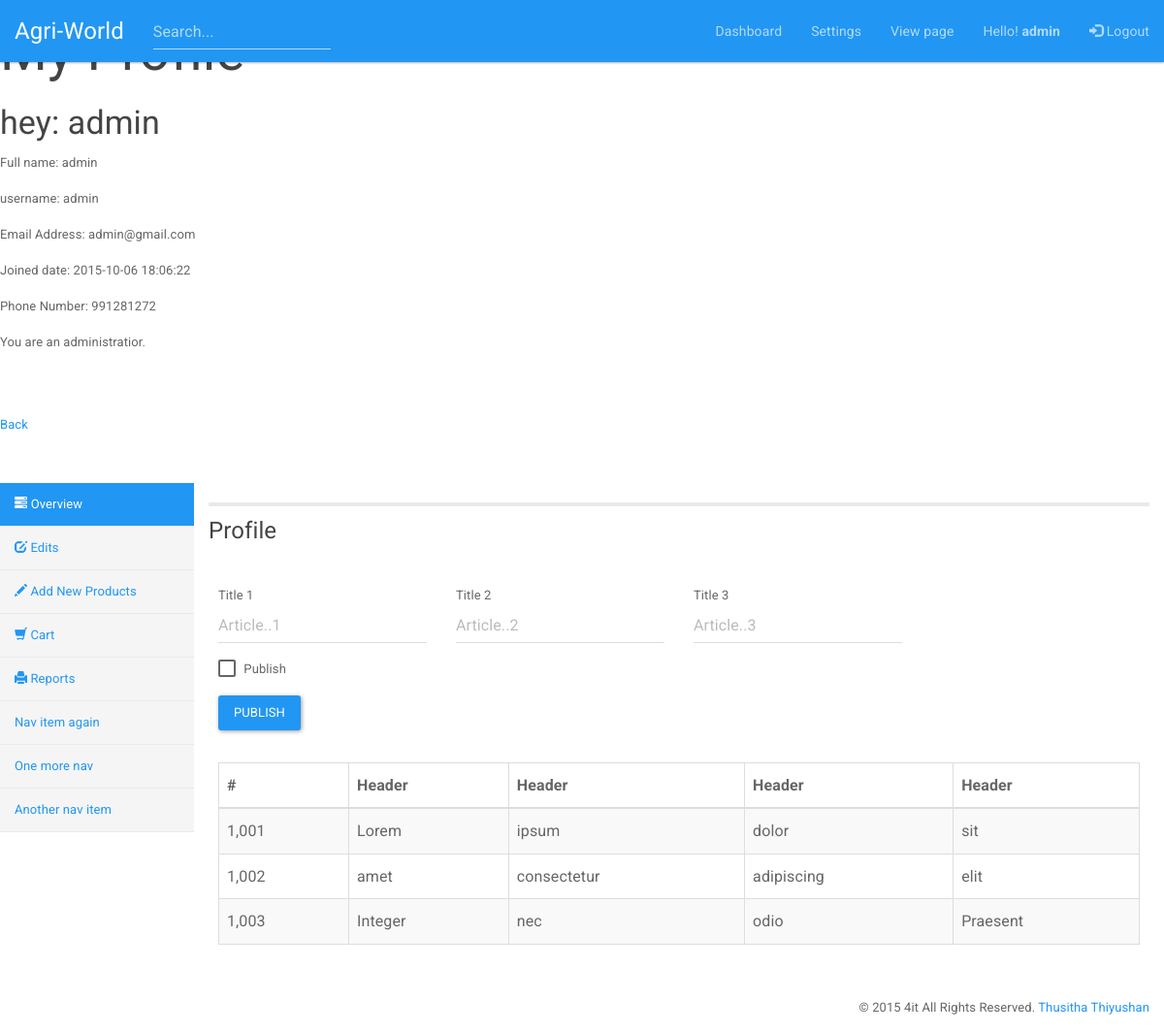
Page /profile.php?user=admin (signed in) on the committed database.
### tables this page shows
CREATE TABLE IF NOT EXISTS `users` (
  `id` int(11) NOT NULL,
  `username` varchar(20) NOT NULL,
  `password` varchar(64) NOT NULL,
  `salt` varchar(32) NOT NULL,
  `email` varchar(25) NOT NULL,
  `name` varchar(50) NOT NULL,
  `nic` varchar(10) NOT NULL,
  `joined` datetime NOT NULL,
  `gender` varchar(10) NOT NULL,
  `phone` int(11) NOT NULL,
  `groups` int(11) NOT NULL,
  `user_approved` text NOT NULL,
  `is_admin` int(11) NOT NULL
);

### classes/Config.php (called while the page is built)
<?php
class Config {
    public static function get($path = null){
        if(isset($path)){
            $config = $GLOBALS['config'];
            $path = explode('/', $path);
            foreach($path as $bit){
                if(isset($config[$bit])){
                    $config = $config[$bit];
                }
            }
            return $config;
        }
        return false;
    }
}

### classes/DB.php (called while the page is built, shortened)
<?php
class DB {
    private static $_instance = null;
    private     $_pdo,
                $_query,
                $_error = false,
                $_results,
                $_count = 0;
    public function __construct(){
        try{
            $this->_pdo = new PDO('mysql:host='.Config::get('mysql/host').';dbname='.Config::get('mysql/db'), Config::get('mysql/username') , Config::get('mysql/password'));
        }catch(PDOException $e){
            die($e->getMessage());
        }
    }
    public static function getInstance(){
        if(!isset(self::$_instance)){
            self::$_instance = new DB();
        }
        return self::$_instance;
    }
    public function query($sql, $params = array()){
        $this->_error = false;
        if($this->_query = $this->_pdo->prepare($sql)){
            $x = 1;
            if(count($params)){
                foreach($params as $param){
                    $this->_query->bindValue($x, $param);
                    $x++;
                }
            }
            if($this->_query->execute()){
                $this->_results = $this->_query->fetchAll(PDO::FETCH_OBJ);
                $this->_count = $this->_query->rowCount();
            }else{
                $this->_error = true;
            }
        }
        return $this;
    }
    private function action($action, $table, $where = array()){
        if(count($where) === 3){
            $operators = array('=', '>', '<', '>=', '<=');
            $field      = $where[0];
            $operator   = $where[1];
            $value      = $where[2];
            if(in_array($operator, $operators)){
                $sql = "{$action} FROM {$table} WHERE {$field} {$operator} ?";
                if(!$this->query($sql, array($value))->error()){
                    return $this;
                }
            }
        }else {
            $sql = "{$action} FROM {$table}";
            if(!$this->query($sql)->error()) {
                return $this;
            }
        }
        return false;
    }
    public function get($table, $where){
        return $this->action('SELECT *', $table, $where);
    }
    public function error(){
        return $this->_error;
    }
    public function count(){
        return $this->_count;
    }
    public function results(){
        return $this->_results;
    }
    public function first(){
        return $this->results()[0];
    }
}

### classes/User.php (called while the page is built, shortened)
<?php
class User {
    private $_db,
            $_data,
            $_sessionName,
            $_cookieName,
            $_loggedIn = false;
    public function __construct($user = null){
        $this->_db = DB::getInstance();
        $this->_sessionName = Config::get('session/session_name');
        if(!$user){
            if(Session::exists($this->_sessionName)){
                $user = Session::get($this->_sessionName);
                if($this->find($user)){
                    $this->_loggedIn = true;
                }else{
                }
            }
        }else{
            $this->find($user);
        }
    }
    public function find($user = null){
        if($user){
            $field = (is_numeric($user)) ? 'id' : 'username';
            $data = $this->_db->get('users', array($field, '=', $user));
            if($data->count()){
                $this->_data = $data->first();
                return true;
            }
        }
        return false;
    }
    public function data(){
        return $this->_data;
    }
    public function isLoggedIn(){
        return $this->_loggedIn;
    }
    public function exists(){
        return (!empty($this->_data)) ? true : false;
    }
    public function hasPermission($key){
        $group = $this->_db->get('groups', array('id', '=', $this->data()->groups));
        if($group->count()){
            $permissions = json_decode($group->first()->permissions, true);
            if(isset($permissions[$key])){
                if($permissions[$key] == 1){
                    return true;
                }
            }
        }
        return false;
    }
}

### classes/Session.php (called while the page is built, shortened)
<?php
class Session {
    public static function exists($name){
        return (isset($_SESSION[$name]))? true: false;
    }
    public static function get($name){
        return $_SESSION[$name];
    }
}

### classes/Input.php (called while the page is built, shortened)
<?php
class Input {
    public static function get($item){
        if(isset($_POST[$item])){
            return $_POST[$item];
        }elseif(isset($_GET[$item])){
            return $_GET[$item];
        }
        return '';
    }
}

### functions/sanitize.php (called while the page is built)
<?php
function escape($string){
    return htmlentities($string, ENT_QUOTES, 'UTF-8');
}

### profile.php (the view, shortened to what this page needs)
<?php
$user = new User();
if($user->isLoggedIn()){
if(!$username = Input::get('user')){
    Redirect::to('index.php');
}else{
    $user = new User($username);
    if(!$user->exists()){
        Redirect::to(404);
    }else{
        $data = $user->data();
    }
    ?>
<h1>My Profile</h1>
    <h3><?php echo 'hey: '.escape($data->username);?></h3>
    <p>Full name: <?php echo escape($data->name);?></p>
    <p>username: <?php echo escape($data->username);?></p>
    <p>Email Address: <?php echo escape($data->email);?></p>
    <p>Joined date: <?php echo escape($data->joined);?></p>
    <p>Phone Number: <?php echo escape($data->phone);?></p>
   <?php
   if($user->hasPermission('admin')){
        echo '<p>You are an administratior.</p> </br>';
    }else{
        echo 'you are an standed user';
    }
    ?>
    <?php
}
}
?>
<a href="index.php">Back</a>
<?php
$user = new User();
if($user->isLoggedIn()){
?>
<!DOCTYPE html>
<html>
  <head>
    <link rel="stylesheet" href="css/styles.css" />
    <link rel="stylesheet" href="css/bootstrap.min.css" />
    <link href="css/font-awesome.min.css" rel="stylesheet" />
  </head>
  <body >
    <nav class="navbar navbar-inverse navbar-fixed-top" role="navigation">
      <div class="container-fluid">
        <div class="navbar-header">
          <a class="navbar-brand" href="index.php">Agri-World</a>
        </div>
        <div class="navbar-collapse">
          <ul class="nav navbar-nav navbar-right">
            <li><a href="#">Dashboard</a></li>
            <li><a href="#">Settings</a></li>
            <li><a href="index.php">View page</a></li>
            <li><a href="profile.php?user=<?php echo escape($user->data()->username);?>">Hello! <b><?php echo escape($user->data()->username);?></b></a></li>
            <li><a href="logout.php">
              <span class="glyphicon glyphicon-log-in"></span>
              Logout
            </a></li>
          </ul>
          <form class="navbar-form navbar-left">
            <input type="text" class="form-control" placeholder="Search...">
          </form>
        </div>
      </div>
</nav>
<br><br>
<div class="container-fluid">
      <br>
      <div class="row row-offcanvas row-offcanvas-left">
         <div class="col-sm-3 col-md-2 sidebar-offcanvas" id="sidebar" role="navigation">
            <ul id="side-bar" class="nav nav-sidebar">
              <li class="active"><a href="#">
                <span class="glyphicon glyphicon-tasks"></span>
                Overview
              </a></li>
              <li><a href="#">
                <span class="glyphicon glyphicon-edit"></span>
                Edits
              </a></li>
              <li><a href="#">
                <span class="glyphicon glyphicon-pencil"></span>
                Add New Products
              </a></li>
              <li><a href="#">
                <span class="glyphicon glyphicon-shopping-cart"></span>
                Cart
              </a></li>
              <li><a href="#">
                <span class="glyphicon glyphicon-print"></span>
                Reports
              </a></li>
            </ul>
            <ul class="nav nav-sidebar">
              <li><a href="">Nav item again</a></li>
              <li><a href="">One more nav</a></li>
              <li><a href="">Another nav item</a></li>
            </ul>
        </div>
        <div class="col-sm-9 col-md-10 main">
            <header>
              <h4 class="page_title">Profile</h4>
            </header>
         <?php if($user->hasPermission('admin')){?>
            <div class="content-inner">
              <div class="form-wrapper">
            </div>
          </div>
      <?php }?>
            <div class="content-inner">
              <div class="form-wrapper">
                <form>
                  <div class="row form-group">
                    <div class="col-md-3">
                      <span class="">Title 1</span>
                      <input type="text" class="form-control" id="titles" placeholder="Article..1">
                    </div>
                    <div class="col-md-3">
                      <span class="">Title 2</span>
                      <input type="text" class="form-control" id="titles" placeholder="Article..2">
                    </div>
                    <div class="col-md-3">
                      <span class="">Title 3</span>
                      <input type="text" class="form-control" id="titles" placeholder="Article..3">
                    </div>
                  </div>
                  <div class="form-group">
                    <div class="checkbox">
                    <label>
                      <input type="checkbox"> Publish
                    </label>
                  </div>
                  </div>
                   <div class="clearfix">
                    <button type="submit" class="btn btn-primary">Publish</button>
                   </div>
                </form>
              </div>
          <div class="form-wrapper">
            <div class="table-responsive">
              <table class="table table-striped table-bordered">
                <thead>
                  <tr>
                    <th>#</th>
                    <th>Header</th>
                    <th>Header</th>
                    <th>Header</th>
                    <th>Header</th>
                  </tr>
                </thead>
                <tbody>
                  <tr>
                    <td>1,001</td>
                    <td>Lorem</td>
                    <td>ipsum</td>
                    <td>dolor</td>
                    <td>sit</td>
                  </tr>
                  <tr>
                    <td>1,002</td>
                    <td>amet</td>
                    <td>consectetur</td>
                    <td>adipiscing</td>
                    <td>elit</td>
                  </tr>
                  <tr>
                    <td>1,003</td>
                    <td>Integer</td>
                    <td>nec</td>
                    <td>odio</td>
                    <td>Praesent</td>
                  </tr>
                </tbody>
              </table>
            </div>
          </div>
            </div>
      </div>
    </div>
</div>
<div class="footer-bottom-area">
  <div class="container">
            <div class="row">
                <div class="pull-right">
                    <div class="copyright">
                        <p>&copy; 2015 4it All Rights Reserved. <a href="http://www.freshdesignweb.com" target="_blank">Thusitha Thiyushan</a></p>
                    </div>
                </div>
            </div>
        </div>
</div>
  </body>
</html>
<?php
}else{
  Redirect::to('404.php');
}
?>

### css/styles.css (style rules this page uses)
.navbar { font-size: 14px; }
header { border-top: 4px #e7eaec solid; }
.form-wrapper { padding: 10px; }
.nav-sidebar { background-color: #f5f5f5; margin-right: -15px; margin-bottom: 20px; margin-left: -15px; }
.nav-sidebar > li > a { padding-right: 20px; padding-left: 20px; border-bottom: 1px #e7eaec solid; }
.nav-sidebar > .active > a { color: #fff; background-color: #2196F3; }
.main { padding: 20px; background-color: #fff; }
@media (min-width: 768px) { .main { padding-right: 40px; padding-left: 40px; } }

### rows in the picture
users: username "admin", name "admin", email "admin@gmail.com", joined "2015-10-06 18:06:22", phone "991281272"
